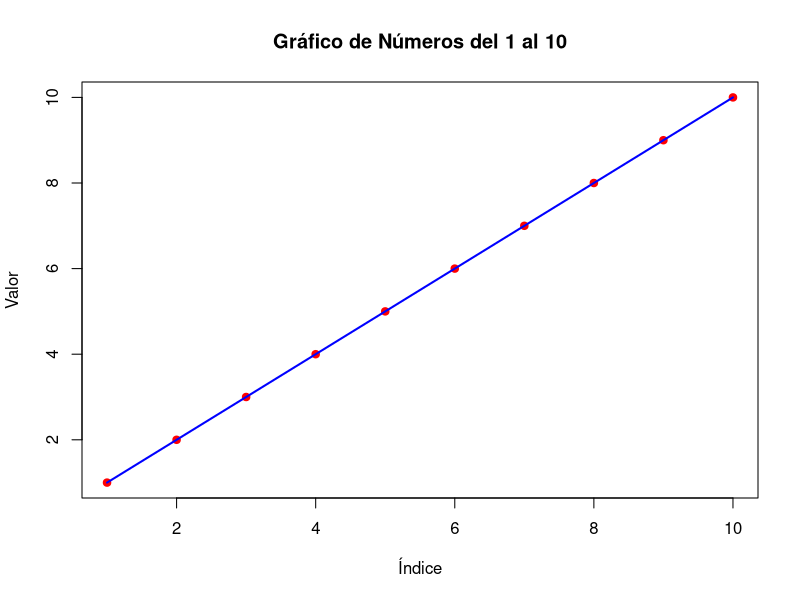

Generate this figure with R:
## ---- chunk 1
    vector <- c(1:10)#Se crea variable vector con valores del 1 al 10
    print(vector)# Se imprime variable vector
## ---- chunk 2
        print(mean(vector)) #Mostramos en pantalla el resultado de llamar la funcion mean para la variable vector
## ---- chunk 3
        print(sum(vector)) #Mostramos en pantalla el resultado de sumar los varoles del vector
## ---- chunk 4
#Generamos con los valores del vertor un grafico con plot()

plot(vector, 
     main = "Gráfico de Números del 1 al 10", 
     xlab = "Índice", 
     ylab = "Valor", 
     col = "red", 
     pch = 19)

#Le colocamo una linea que conecta los puntos

lines(vector, col = "blue", lwd = 2)
